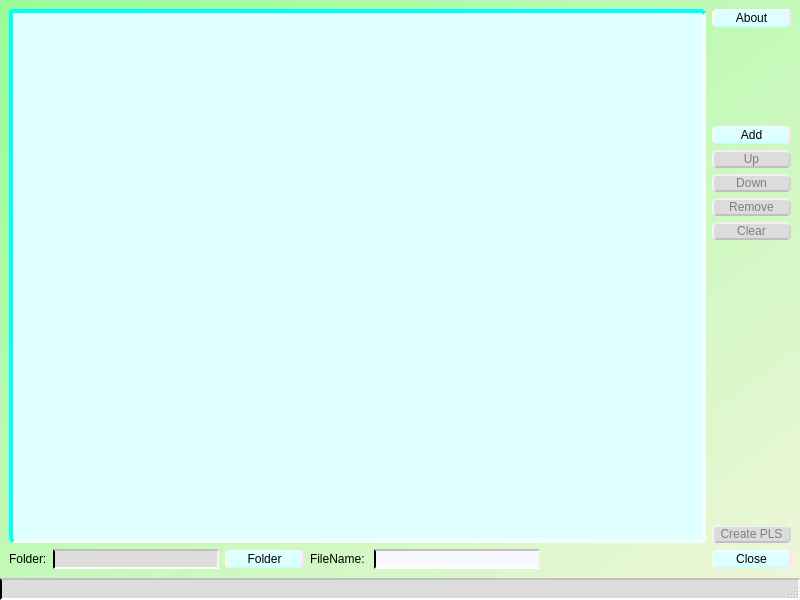
<?xml version="1.0" encoding="UTF-8"?>
<ui version="4.0">
 <class>MainWindow</class>
 <widget class="QMainWindow" name="MainWindow">
  <property name="geometry">
   <rect>
    <x>0</x>
    <y>0</y>
    <width>800</width>
    <height>600</height>
   </rect>
  </property>
  <property name="minimumSize">
   <size>
    <width>640</width>
    <height>480</height>
   </size>
  </property>
  <property name="windowTitle">
   <string>MainWindow</string>
  </property>
  <property name="styleSheet">
   <string notr="true">QMainWindow {
background-color: qlineargradient(spread:pad, x1:0, y1:0, x2:1, y2:1, stop:0 rgba(152, 252, 152, 255), stop:1 rgba(240, 246, 218, 255));
}

QPushButton {
    width: 75px;
    color: black;
 	background-color: #ddffff;
    border-top: 2px solid #eeffff;
    border-right: 2px solid #ffddff;
    border-bottom: 2px solid #ccffff;
    border-left: 2px solid #ffffdd;
    border-radius: 5px;
}

QPushButton:hover {
	color: black;
    background-color: aqua;
}

QPushButton:pressed {
    color: white;
 	background-color: #0000ff;
    border-top: 2px solid #ccffff;
    border-right: 2px solid #ffffdd;
    border-bottom: 2px solid #eeffff;
    border-left: 2px solid #ffddff;
}

QPushButton:disabled {
    color: gray;
 	background-color: gainsboro;
    border-top: 2px solid #f0f0f0;
    border-right: 2px solid lightgray;
    border-bottom: 2px solid silver;
    border-left: 2px solid whitesmoke;
}

QStatusBar {
 	background-color: gainsboro;
    border-top: 2px solid silver;
    border-right: 2px solid whitesmoke;
    border-bottom: 2px solid white;
    border-left: 2px solid rightgray;
}

QDialog {
    background-color: white;
}</string>
  </property>
  <widget class="QWidget" name="centralwidget">
   <layout class="QVBoxLayout" name="verticalLayout_2">
    <item>
     <layout class="QHBoxLayout" name="horizontalLayout_2">
      <item>
       <widget class="FileList" name="fileListWidget">
        <property name="styleSheet">
         <string notr="true">QListWidget {
  background-color: lightcyan;
  border-radius: 5px;
  border-top: 4px solid cyan;
  border-right: 4px solid mintcream;
  border-bottom: 4px solid azure;
  border-left: 4px solid cyan;
}

QListWidget::item:selected {
    color: navy;
 	background-color: cyan;
}
</string>
        </property>
        <property name="selectionMode">
         <enum>QAbstractItemView::SelectionMode::ContiguousSelection</enum>
        </property>
       </widget>
      </item>
      <item>
       <layout class="QVBoxLayout" name="verticalLayout">
        <item>
         <widget class="QPushButton" name="aboutButton">
          <property name="text">
           <string>About</string>
          </property>
         </widget>
        </item>
        <item>
         <spacer name="verticalSpacer_2">
          <property name="orientation">
           <enum>Qt::Orientation::Vertical</enum>
          </property>
          <property name="sizeHint" stdset="0">
           <size>
            <width>20</width>
            <height>40</height>
           </size>
          </property>
         </spacer>
        </item>
        <item>
         <widget class="QPushButton" name="addButton">
          <property name="styleSheet">
           <string notr="true"/>
          </property>
          <property name="text">
           <string>Add</string>
          </property>
         </widget>
        </item>
        <item>
         <widget class="QPushButton" name="upButton">
          <property name="enabled">
           <bool>false</bool>
          </property>
          <property name="styleSheet">
           <string notr="true"/>
          </property>
          <property name="text">
           <string>Up</string>
          </property>
         </widget>
        </item>
        <item>
         <widget class="QPushButton" name="downButton">
          <property name="enabled">
           <bool>false</bool>
          </property>
          <property name="styleSheet">
           <string notr="true"/>
          </property>
          <property name="text">
           <string>Down</string>
          </property>
         </widget>
        </item>
        <item>
         <widget class="QPushButton" name="removeButton">
          <property name="enabled">
           <bool>false</bool>
          </property>
          <property name="styleSheet">
           <string notr="true"/>
          </property>
          <property name="text">
           <string>Remove</string>
          </property>
         </widget>
        </item>
        <item>
         <widget class="QPushButton" name="clearButton">
          <property name="enabled">
           <bool>false</bool>
          </property>
          <property name="styleSheet">
           <string notr="true"/>
          </property>
          <property name="text">
           <string>Clear</string>
          </property>
         </widget>
        </item>
        <item>
         <spacer name="verticalSpacer_4">
          <property name="orientation">
           <enum>Qt::Orientation::Vertical</enum>
          </property>
          <property name="sizeHint" stdset="0">
           <size>
            <width>20</width>
            <height>40</height>
           </size>
          </property>
         </spacer>
        </item>
        <item>
         <spacer name="verticalSpacer_3">
          <property name="orientation">
           <enum>Qt::Orientation::Vertical</enum>
          </property>
          <property name="sizeHint" stdset="0">
           <size>
            <width>20</width>
            <height>40</height>
           </size>
          </property>
         </spacer>
        </item>
        <item>
         <spacer name="verticalSpacer">
          <property name="orientation">
           <enum>Qt::Orientation::Vertical</enum>
          </property>
          <property name="sizeHint" stdset="0">
           <size>
            <width>20</width>
            <height>40</height>
           </size>
          </property>
         </spacer>
        </item>
        <item>
         <widget class="QPushButton" name="createPushButton">
          <property name="enabled">
           <bool>false</bool>
          </property>
          <property name="styleSheet">
           <string notr="true"/>
          </property>
          <property name="text">
           <string>Create PLS</string>
          </property>
         </widget>
        </item>
       </layout>
      </item>
     </layout>
    </item>
    <item>
     <layout class="QHBoxLayout" name="horizontalLayout">
      <item>
       <widget class="QLabel" name="label">
        <property name="text">
         <string>Folder:</string>
        </property>
       </widget>
      </item>
      <item>
       <widget class="FileDirEdit" name="folderLineEdit">
        <property name="styleSheet">
         <string notr="true">QLineEdit {
 	background-color: gainsboro;
    border-top: 2px solid silver;
    border-right: 2px solid whitesmoke;
    border-bottom: 2px solid white;
    border-left: 2px solid rightgray;
}</string>
        </property>
        <property name="readOnly">
         <bool>true</bool>
        </property>
       </widget>
      </item>
      <item>
       <widget class="QPushButton" name="folderButton">
        <property name="styleSheet">
         <string notr="true"/>
        </property>
        <property name="text">
         <string>Folder</string>
        </property>
       </widget>
      </item>
      <item>
       <widget class="QLabel" name="label_2">
        <property name="text">
         <string>FileName: </string>
        </property>
       </widget>
      </item>
      <item>
       <widget class="FileDirEdit" name="fileNameLineEdit">
        <property name="styleSheet">
         <string notr="true">QLineEdit {
 	background-color: ghostwhite;
    border-top: 2px solid silver;
    border-right: 2px solid whitesmoke;
    border-bottom: 2px solid white;
    border-left: 2px solid rightgray;
}</string>
        </property>
       </widget>
      </item>
      <item>
       <spacer name="horizontalSpacer">
        <property name="orientation">
         <enum>Qt::Orientation::Horizontal</enum>
        </property>
        <property name="sizeHint" stdset="0">
         <size>
          <width>40</width>
          <height>20</height>
         </size>
        </property>
       </spacer>
      </item>
      <item>
       <widget class="QPushButton" name="closeButton">
        <property name="styleSheet">
         <string notr="true"/>
        </property>
        <property name="text">
         <string>Close</string>
        </property>
       </widget>
      </item>
     </layout>
    </item>
   </layout>
  </widget>
  <widget class="QStatusBar" name="statusbar"/>
 </widget>
 <customwidgets>
  <customwidget>
   <class>FileList</class>
   <extends>QListWidget</extends>
   <header>filelist.h</header>
   <slots>
    <signal>Message2StatusBar(QString)</signal>
    <signal>ButtonEnabled(bool)</signal>
    <signal>RemoveEnabled(bool)</signal>
    <signal>UpEnabled(bool)</signal>
    <signal>DownEnabled(bool)</signal>
    <slot>UpSelected()</slot>
    <slot>DownSelected()</slot>
    <slot>RemoveSelected()</slot>
    <slot>AddFiles()</slot>
    <slot>ItemsSelectChanged()</slot>
   </slots>
  </customwidget>
  <customwidget>
   <class>FileDirEdit</class>
   <extends>QLineEdit</extends>
   <header location="global">filediredit.h</header>
   <slots>
    <signal>SetFile(QString)</signal>
    <signal>Message2StatusBar(QString)</signal>
    <slot>SetFolder()</slot>
    <slot>ForceSetText(QString)</slot>
    <slot>TextSpecified()</slot>
   </slots>
  </customwidget>
 </customwidgets>
 <resources/>
 <connections>
  <connection>
   <sender>clearButton</sender>
   <signal>clicked()</signal>
   <receiver>fileListWidget</receiver>
   <slot>clear()</slot>
   <hints>
    <hint type="sourcelabel">
     <x>788</x>
     <y>248</y>
    </hint>
    <hint type="destinationlabel">
     <x>522</x>
     <y>156</y>
    </hint>
   </hints>
  </connection>
  <connection>
   <sender>fileListWidget</sender>
   <signal>Message2StatusBar(QString)</signal>
   <receiver>statusbar</receiver>
   <slot>showMessage(QString)</slot>
   <hints>
    <hint type="sourcelabel">
     <x>202</x>
     <y>449</y>
    </hint>
    <hint type="destinationlabel">
     <x>212</x>
     <y>587</y>
    </hint>
   </hints>
  </connection>
  <connection>
   <sender>fileListWidget</sender>
   <signal>ButtonEnabled(bool)</signal>
   <receiver>createPushButton</receiver>
   <slot>setEnabled(bool)</slot>
   <hints>
    <hint type="sourcelabel">
     <x>650</x>
     <y>503</y>
    </hint>
    <hint type="destinationlabel">
     <x>745</x>
     <y>522</y>
    </hint>
   </hints>
  </connection>
  <connection>
   <sender>fileListWidget</sender>
   <signal>ButtonEnabled(bool)</signal>
   <receiver>clearButton</receiver>
   <slot>setEnabled(bool)</slot>
   <hints>
    <hint type="sourcelabel">
     <x>679</x>
     <y>131</y>
    </hint>
    <hint type="destinationlabel">
     <x>788</x>
     <y>248</y>
    </hint>
   </hints>
  </connection>
  <connection>
   <sender>fileListWidget</sender>
   <signal>UpEnabled(bool)</signal>
   <receiver>upButton</receiver>
   <slot>setEnabled(bool)</slot>
   <hints>
    <hint type="sourcelabel">
     <x>631</x>
     <y>59</y>
    </hint>
    <hint type="destinationlabel">
     <x>788</x>
     <y>170</y>
    </hint>
   </hints>
  </connection>
  <connection>
   <sender>fileListWidget</sender>
   <signal>DownEnabled(bool)</signal>
   <receiver>downButton</receiver>
   <slot>setEnabled(bool)</slot>
   <hints>
    <hint type="sourcelabel">
     <x>670</x>
     <y>73</y>
    </hint>
    <hint type="destinationlabel">
     <x>727</x>
     <y>195</y>
    </hint>
   </hints>
  </connection>
  <connection>
   <sender>fileListWidget</sender>
   <signal>RemoveEnabled(bool)</signal>
   <receiver>removeButton</receiver>
   <slot>setEnabled(bool)</slot>
   <hints>
    <hint type="sourcelabel">
     <x>668</x>
     <y>111</y>
    </hint>
    <hint type="destinationlabel">
     <x>788</x>
     <y>222</y>
    </hint>
   </hints>
  </connection>
  <connection>
   <sender>upButton</sender>
   <signal>clicked()</signal>
   <receiver>fileListWidget</receiver>
   <slot>UpSelected()</slot>
   <hints>
    <hint type="sourcelabel">
     <x>734</x>
     <y>159</y>
    </hint>
    <hint type="destinationlabel">
     <x>655</x>
     <y>41</y>
    </hint>
   </hints>
  </connection>
  <connection>
   <sender>downButton</sender>
   <signal>clicked()</signal>
   <receiver>fileListWidget</receiver>
   <slot>DownSelected()</slot>
   <hints>
    <hint type="sourcelabel">
     <x>788</x>
     <y>196</y>
    </hint>
    <hint type="destinationlabel">
     <x>414</x>
     <y>94</y>
    </hint>
   </hints>
  </connection>
  <connection>
   <sender>removeButton</sender>
   <signal>clicked()</signal>
   <receiver>fileListWidget</receiver>
   <slot>RemoveSelected()</slot>
   <hints>
    <hint type="sourcelabel">
     <x>721</x>
     <y>220</y>
    </hint>
    <hint type="destinationlabel">
     <x>453</x>
     <y>96</y>
    </hint>
   </hints>
  </connection>
  <connection>
   <sender>closeButton</sender>
   <signal>clicked()</signal>
   <receiver>MainWindow</receiver>
   <slot>close()</slot>
   <hints>
    <hint type="sourcelabel">
     <x>765</x>
     <y>559</y>
    </hint>
    <hint type="destinationlabel">
     <x>673</x>
     <y>557</y>
    </hint>
   </hints>
  </connection>
  <connection>
   <sender>folderButton</sender>
   <signal>clicked()</signal>
   <receiver>folderLineEdit</receiver>
   <slot>SetFolder()</slot>
   <hints>
    <hint type="sourcelabel">
     <x>258</x>
     <y>558</y>
    </hint>
    <hint type="destinationlabel">
     <x>157</x>
     <y>559</y>
    </hint>
   </hints>
  </connection>
  <connection>
   <sender>folderLineEdit</sender>
   <signal>SetFile(QString)</signal>
   <receiver>fileNameLineEdit</receiver>
   <slot>setText(QString)</slot>
   <hints>
    <hint type="sourcelabel">
     <x>144</x>
     <y>552</y>
    </hint>
    <hint type="destinationlabel">
     <x>444</x>
     <y>559</y>
    </hint>
   </hints>
  </connection>
  <connection>
   <sender>folderLineEdit</sender>
   <signal>Message2StatusBar(QString)</signal>
   <receiver>statusbar</receiver>
   <slot>showMessage(QString)</slot>
   <hints>
    <hint type="sourcelabel">
     <x>106</x>
     <y>560</y>
    </hint>
    <hint type="destinationlabel">
     <x>106</x>
     <y>595</y>
    </hint>
   </hints>
  </connection>
  <connection>
   <sender>addButton</sender>
   <signal>clicked()</signal>
   <receiver>fileListWidget</receiver>
   <slot>AddFiles()</slot>
   <hints>
    <hint type="sourcelabel">
     <x>750</x>
     <y>129</y>
    </hint>
    <hint type="destinationlabel">
     <x>594</x>
     <y>18</y>
    </hint>
   </hints>
  </connection>
  <connection>
   <sender>fileNameLineEdit</sender>
   <signal>editingFinished()</signal>
   <receiver>fileNameLineEdit</receiver>
   <slot>TextSpecified()</slot>
   <hints>
    <hint type="sourcelabel">
     <x>492</x>
     <y>561</y>
    </hint>
    <hint type="destinationlabel">
     <x>517</x>
     <y>562</y>
    </hint>
   </hints>
  </connection>
  <connection>
   <sender>createPushButton</sender>
   <signal>clicked()</signal>
   <receiver>MainWindow</receiver>
   <slot>CreatePLSFile()</slot>
   <hints>
    <hint type="sourcelabel">
     <x>788</x>
     <y>537</y>
    </hint>
    <hint type="destinationlabel">
     <x>763</x>
     <y>458</y>
    </hint>
   </hints>
  </connection>
  <connection>
   <sender>fileNameLineEdit</sender>
   <signal>Message2StatusBar(QString)</signal>
   <receiver>statusbar</receiver>
   <slot>showMessage(QString)</slot>
   <hints>
    <hint type="sourcelabel">
     <x>469</x>
     <y>559</y>
    </hint>
    <hint type="destinationlabel">
     <x>470</x>
     <y>590</y>
    </hint>
   </hints>
  </connection>
  <connection>
   <sender>fileListWidget</sender>
   <signal>itemSelectionChanged()</signal>
   <receiver>fileListWidget</receiver>
   <slot>ItemsSelectChanged()</slot>
   <hints>
    <hint type="sourcelabel">
     <x>680</x>
     <y>197</y>
    </hint>
    <hint type="destinationlabel">
     <x>642</x>
     <y>286</y>
    </hint>
   </hints>
  </connection>
  <connection>
   <sender>aboutButton</sender>
   <signal>clicked()</signal>
   <receiver>MainWindow</receiver>
   <slot>ShowAboutDialog()</slot>
   <hints>
    <hint type="sourcelabel">
     <x>769</x>
     <y>16</y>
    </hint>
    <hint type="destinationlabel">
     <x>790</x>
     <y>5</y>
    </hint>
   </hints>
  </connection>
 </connections>
 <slots>
  <slot>CreatePLSFile()</slot>
  <slot>ShowAboutDialog()</slot>
 </slots>
</ui>
